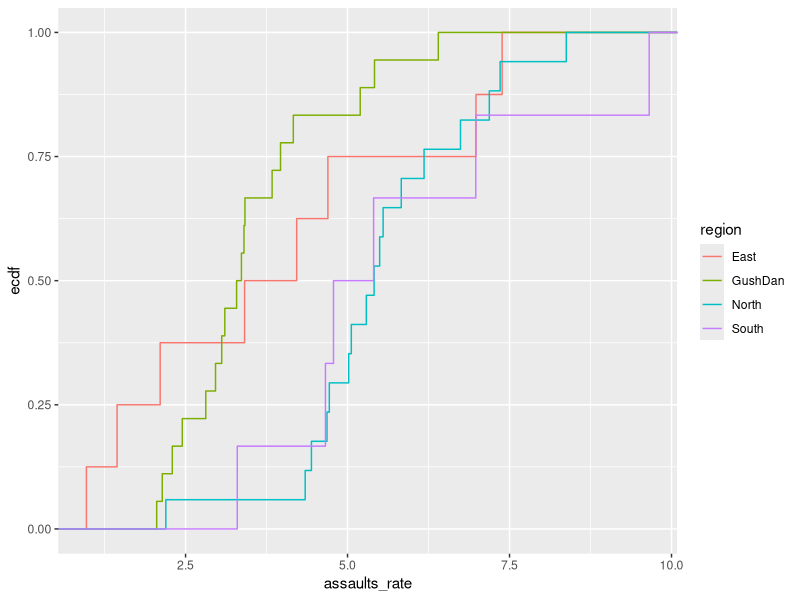
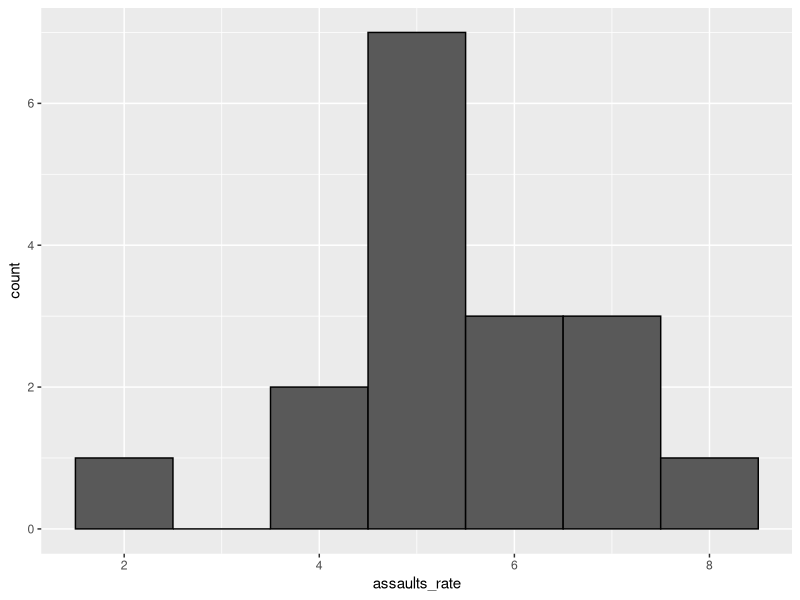
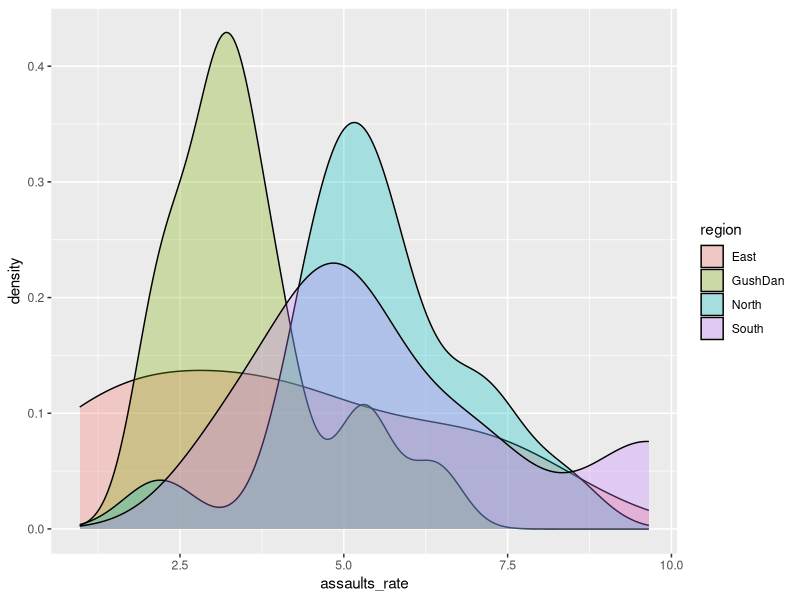

R code for these plots, in order:
## ---- chunk 1
knitr::opts_chunk$set(echo = TRUE)
## ---- chunk 2
my_ecdf <- function(a, x){
  n <- length(x)
  e = sapply(X = a, FUN = sum.cum.ai, n_lentgth = n ,x_vector = x )
  return (e)
}

sum.cum.ai <- function(a.i,n_lentgth, x_vector){
  return(sum(x_vector <= a.i) / n_lentgth)
}



x_test = c(1:10)
a_test = c(10, 3, 8, 20)

sum(x_test <= a_test[2])

my_ecdf(a_test,x_test)

## ---- chunk 3
library(tidyverse)
library(dslabs)
library(dplyr)



crimes = read.csv("israeli_crime_2011_region.csv",stringsAsFactors = FALSE)  # Set path and read data.
head(crimes, 3)

names(crimes)[5] <- "population"
crimes$assaults_rate = (crimes$assaults/crimes$population)*1000
head(crimes,3)

# PLOT
crimes %>% ggplot(aes(x=assaults_rate , col=region)) +
  stat_ecdf()
## ---- chunk 4
north_crimes = filter(crimes, region == "North")
north_crimes %>% ggplot(aes(assaults_rate)) + geom_histogram(binwidth = 1,color = "black")



#make another figure with a single smoothed density plot showing the
#densities of the four regions of the same data as in qu. 2 (with four different colors).
crimes %>% ggplot(aes(assaults_rate, fill = region))+
  geom_density(alpha = 0.3)
